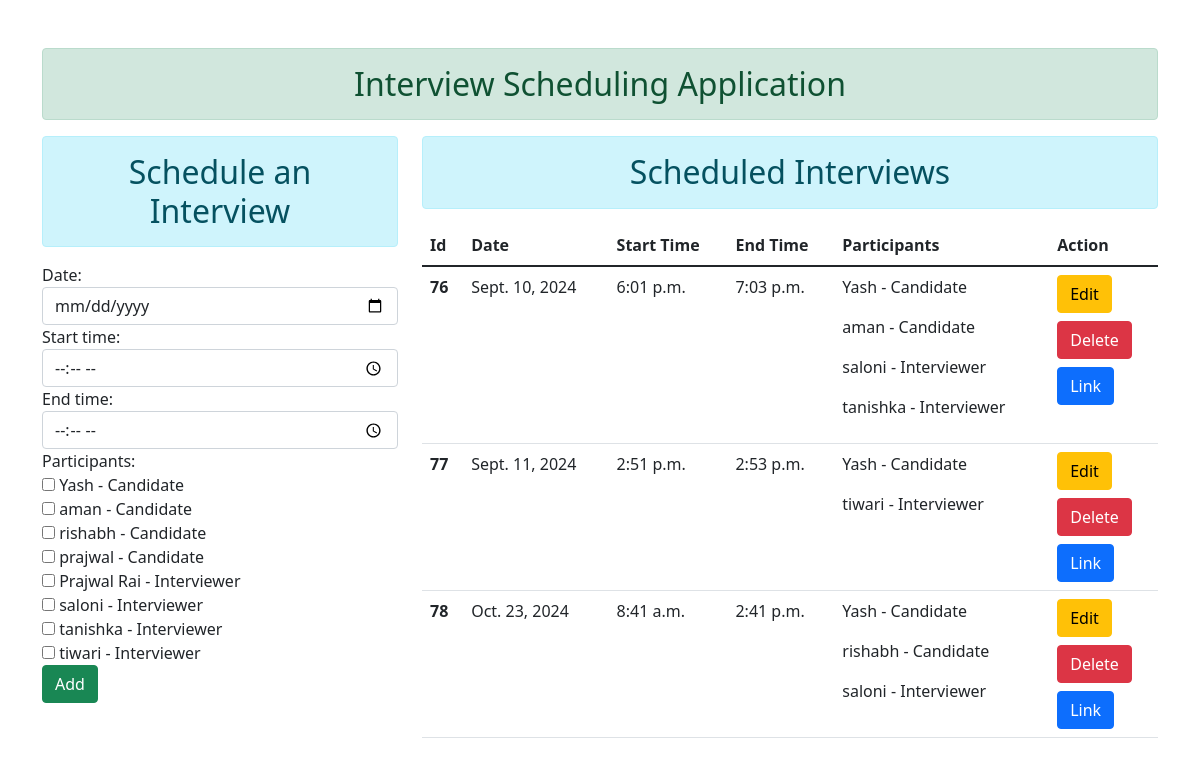
The page / on the database its author committed.
### main_page/models.py (models this page shows, shortened)
class Interview(models.Model):
    date = models.DateField()
    start_time = models.TimeField()
    end_time = models.TimeField()
    participants = models.ManyToManyField(Participant)
    def participated_by(self):
        return self.participants.all()

class Participant(models.Model):
    name = models.CharField(max_length=150)
    position = models.CharField(max_length=11, choices=POSITION_CHOICES, default='candidate')
    email = models.EmailField()
    def __str__(self):
        return self.name + " - " + self.position

### main_page/views.py (the view)
# urls.py: 2. Add a URL to urlpatterns:  path('', views.home, name='home')
def home(req):
    if req.method == 'POST':
        fm = InterviewScheduling(req.POST)
        if fm.is_valid():
            pp = fm.cleaned_data['participants']
            stime = fm.cleaned_data['start_time']
            etime = fm.cleaned_data['end_time']
            mdate = fm.cleaned_data['date']
            if(pp.count()>1):
                candidate = False
                interviewer = False
                time = True
                for p in pp:
                    if p.position=="Candidate":
                        candidate=True
                    if p.position=='Interviewer':
                        interviewer=True
                    if candidate and interviewer:
                        break
                if(candidate and interviewer):
                    for p in pp:
                        schedule = Interview.objects.filter(participants__in=[p])
                        for slot in schedule:
                            farg = {
                                "starting_time":slot.start_time,
                                "ending_time":slot.end_time
                            }
                            sarg = {
                                "starting_time":stime,
                                "ending_time":etime
                            }
                            if (slot.date==mdate or slot.date+timedelta(days=1) == mdate) and overlap(farg, sarg):
                                time=False
                                msg = "{} has an interview from {} to {}"
                                participant_list = type(slot)
                                print(participant_list)
                                messages.warning(req, msg.format(p.name,slot.start_time,slot.end_time))
                if time and candidate and interviewer:
                    fm.save()
                    fm = InterviewScheduling()
                elif candidate==False or interviewer==False:
                    messages.warning(req, 'At least 1 Interviewer and 1 Candidate is required')
            else:
                messages.warning(req, 'Number of participants is less than 2')
    else:
        fm = InterviewScheduling()
    interviews = Interview.objects.all()
    return render(req, "./home.html", {'form':fm, 'interviews':interviews})

### main_page/forms.py
class InterviewScheduling(forms.ModelForm):
    class Meta:
        model = Interview
        fields = ['date', 'start_time', 'end_time', 'participants']
        widgets = {
            'date': forms.DateInput(attrs={'class':'form-control', 'type':'date'}),
            'start_time': forms.TimeInput(attrs={'class':'form-control', 'type':'time'}),
            'end_time': forms.TimeInput(attrs={'class':'form-control', 'type':'time'}),
            'participants': forms.CheckboxSelectMultiple(attrs={'class':'form-control'}),
        }
    participants = forms.ModelMultipleChoiceField(
        queryset=Participant.objects.all(),
        widget=forms.CheckboxSelectMultiple
    )

### main_page/templates/home.html (shortened to what this page needs)
{% extends 'base.html' %}
{% load static %}
{% block content %}
<div class="row">
    <div class="col-sm-4">
        <h2 class="text-center alert alert-info">Schedule an Interview</h2>
        <form action="" method="POST">
            {% for fm in form %}
            <div class="form-group">
                {{fm.label_tag}} {{fm}} <small class="text-danger">{{fm.errors|striptags}}</small>
            </div>
            {% endfor %}
            <input type="submit" class="btn btn-success" value="Add">
        </form>
    </div>
    <div class="col-sm-8">
        <h2 class="text-center alert alert-info">Scheduled Interviews</h2>
        {% if interviews %}
        <table class="table table-hover">
            <thead>
              <tr>
                <th scope="col">Id</th>
                <th scope="col">Date</th>
                <th scope="col">Start Time</th>
                <th scope="col">End Time</th>
                <th scope="col">Participants</th>
                <th scope="col">Action</th>
              </tr>
            </thead>
            <tbody>
                {% for interview in interviews %}
                <tr>
                    <th scope="row">{{interview.id}}</th>
                    <td>{{interview.date}}</td>
                    <td>{{interview.start_time}}</td>
                    <td>{{interview.end_time}}</td>
                    <td>
                        {% for people in interview.participated_by %}
                        <p>{{people}}</p>
                        {% endfor %}
                    </td>
                    <td>
                        <form action="{% url 'edit_data' interview.id %}" method="GET" class="mb-2">
                            <input type="submit" class="btn btn-warning" value="Edit">
                        </form>
                        <form action="{% url 'del_data' interview.id %}" method="POST" class="mb-2">
                            <input type="submit" class="btn btn-danger" value="Delete">
                        </form>
                        <form action="{% url 'verify_email' interview.id %}" method="GET">
                            <input type="submit" class="btn btn-primary" value="Link">
                        </form>
                    </td>
                </tr>
                {% endfor %}
            </tbody>
        </table>
        {% else %}
            <h4 class="text-center alert alert-warning">No Interviews Scheduled</h4>
        {% endif %}
    </div>
</div>
{% endblock content %}

### main_page/templates/base.html (shortened to what this page needs)
<!DOCTYPE html>
{% load static %}
<html lang="en">
<head>
    <link rel="stylesheet" href=" {% static 'css/bootstrap.css' %} ">
    <link rel="stylesheet" href=" {% static 'css/core.css' %} " >
</head>
<body>
    <div class="container mt-5">
        <h2 class="text-center alert alert-success">Interview Scheduling Application</h2>
        {% block content %}{% endblock content %}
    </div>
</body>
</html>

### rows shown on the page
Interview: id "76", date "Sept. 10, 2024", start_time "6:01 p.m.", end_time "7:03 p.m."
Participant: name+position "Yash - Candidate"
Participant: name+position "aman - Candidate"
Participant: name+position "saloni - Interviewer"
Participant: name+position "tanishka - Interviewer"
Interview: id "77", date "Sept. 11, 2024", start_time "2:51 p.m.", end_time "2:53 p.m."
Participant: name+position "tiwari - Interviewer"
Interview: id "78", date "Oct. 23, 2024", start_time "8:41 a.m.", end_time "2:41 p.m."
Participant: name+position "rishabh - Candidate"

### other values the page prints
{{ fm.label_tag }} "Date:" "Start time:" "End time:" "Participants:"
